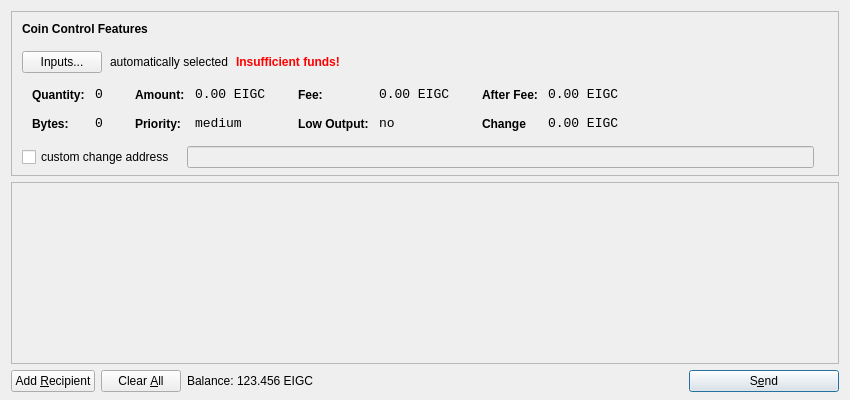
<?xml version="1.0" encoding="UTF-8"?>
<ui version="4.0">
 <class>SendCoinsDialog</class>
 <widget class="QDialog" name="SendCoinsDialog">
  <property name="geometry">
   <rect>
    <x>0</x>
    <y>0</y>
    <width>850</width>
    <height>400</height>
   </rect>
  </property>
  <property name="windowTitle">
   <string>Send Coins</string>
  </property>
  <layout class="QVBoxLayout" name="verticalLayout" stretch="0,1,0">
   <property name="bottomMargin">
    <number>8</number>
   </property>
   <item>
    <widget class="QFrame" name="frameCoinControl">
     <property name="sizePolicy">
      <sizepolicy hsizetype="Expanding" vsizetype="Expanding">
       <horstretch>0</horstretch>
       <verstretch>0</verstretch>
      </sizepolicy>
     </property>
     <property name="maximumSize">
      <size>
       <width>16777215</width>
       <height>16777215</height>
      </size>
     </property>
     <property name="frameShape">
      <enum>QFrame::StyledPanel</enum>
     </property>
     <property name="frameShadow">
      <enum>QFrame::Sunken</enum>
     </property>
     <layout class="QVBoxLayout" name="verticalLayoutCoinControl2">
      <property name="spacing">
       <number>6</number>
      </property>
      <property name="leftMargin">
       <number>0</number>
      </property>
      <property name="topMargin">
       <number>0</number>
      </property>
      <property name="rightMargin">
       <number>0</number>
      </property>
      <property name="bottomMargin">
       <number>6</number>
      </property>
      <item>
       <layout class="QVBoxLayout" name="verticalLayoutCoinControl" stretch="0,0,0,0,1">
        <property name="spacing">
         <number>0</number>
        </property>
        <property name="leftMargin">
         <number>10</number>
        </property>
        <property name="topMargin">
         <number>10</number>
        </property>
        <item>
         <layout class="QHBoxLayout" name="horizontalLayoutCoinControl1">
          <property name="bottomMargin">
           <number>15</number>
          </property>
          <item>
           <widget class="QLabel" name="labelCoinControlFeatures">
            <property name="sizePolicy">
             <sizepolicy hsizetype="Preferred" vsizetype="Maximum">
              <horstretch>0</horstretch>
              <verstretch>0</verstretch>
             </sizepolicy>
            </property>
            <property name="font">
             <font>
              <weight>75</weight>
              <bold>true</bold>
             </font>
            </property>
            <property name="styleSheet">
             <string notr="true">font-weight:bold;</string>
            </property>
            <property name="text">
             <string>Coin Control Features</string>
            </property>
           </widget>
          </item>
         </layout>
        </item>
        <item>
         <layout class="QHBoxLayout" name="horizontalLayoutCoinControl2" stretch="0,0,0,0">
          <property name="spacing">
           <number>8</number>
          </property>
          <property name="bottomMargin">
           <number>10</number>
          </property>
          <item>
           <widget class="QPushButton" name="pushButtonCoinControl">
            <property name="styleSheet">
             <string notr="true"/>
            </property>
            <property name="text">
             <string>Inputs...</string>
            </property>
           </widget>
          </item>
          <item>
           <widget class="QLabel" name="labelCoinControlAutomaticallySelected">
            <property name="text">
             <string>automatically selected</string>
            </property>
            <property name="margin">
             <number>5</number>
            </property>
           </widget>
          </item>
          <item>
           <widget class="QLabel" name="labelCoinControlInsuffFunds">
            <property name="font">
             <font>
              <weight>75</weight>
              <bold>true</bold>
             </font>
            </property>
            <property name="styleSheet">
             <string notr="true">color:red;font-weight:bold;</string>
            </property>
            <property name="text">
             <string>Insufficient funds!</string>
            </property>
            <property name="margin">
             <number>5</number>
            </property>
           </widget>
          </item>
          <item>
           <spacer name="horizontalSpacerCoinControl">
            <property name="orientation">
             <enum>Qt::Horizontal</enum>
            </property>
            <property name="sizeHint" stdset="0">
             <size>
              <width>40</width>
              <height>1</height>
             </size>
            </property>
           </spacer>
          </item>
         </layout>
        </item>
        <item>
         <widget class="QWidget" name="widgetCoinControl" native="true">
          <property name="sizePolicy">
           <sizepolicy hsizetype="Preferred" vsizetype="Preferred">
            <horstretch>0</horstretch>
            <verstretch>0</verstretch>
           </sizepolicy>
          </property>
          <property name="minimumSize">
           <size>
            <width>0</width>
            <height>0</height>
           </size>
          </property>
          <property name="styleSheet">
           <string notr="true"/>
          </property>
          <layout class="QHBoxLayout" name="horizontalLayoutCoinControl5">
           <property name="margin">
            <number>0</number>
           </property>
           <item>
            <layout class="QHBoxLayout" name="horizontalLayoutCoinControl3" stretch="0,0,0,1">
             <property name="spacing">
              <number>20</number>
             </property>
             <property name="topMargin">
              <number>0</number>
             </property>
             <property name="bottomMargin">
              <number>10</number>
             </property>
             <item>
              <layout class="QFormLayout" name="formLayoutCoinControl1">
               <property name="horizontalSpacing">
                <number>10</number>
               </property>
               <property name="verticalSpacing">
                <number>14</number>
               </property>
               <property name="leftMargin">
                <number>10</number>
               </property>
               <property name="topMargin">
                <number>4</number>
               </property>
               <property name="rightMargin">
                <number>6</number>
               </property>
               <item row="0" column="0">
                <widget class="QLabel" name="labelCoinControlQuantityText">
                 <property name="styleSheet">
                  <string notr="true">font-weight:bold;</string>
                 </property>
                 <property name="text">
                  <string>Quantity:</string>
                 </property>
                 <property name="margin">
                  <number>0</number>
                 </property>
                </widget>
               </item>
               <item row="0" column="1">
                <widget class="QLabel" name="labelCoinControlQuantity">
                 <property name="font">
                  <font>
                   <family>Monospace</family>
                   <pointsize>10</pointsize>
                  </font>
                 </property>
                 <property name="cursor">
                  <cursorShape>IBeamCursor</cursorShape>
                 </property>
                 <property name="contextMenuPolicy">
                  <enum>Qt::ActionsContextMenu</enum>
                 </property>
                 <property name="text">
                  <string>0</string>
                 </property>
                 <property name="margin">
                  <number>0</number>
                 </property>
                 <property name="textInteractionFlags">
                  <set>Qt::LinksAccessibleByMouse|Qt::TextSelectableByKeyboard|Qt::TextSelectableByMouse</set>
                 </property>
                </widget>
               </item>
               <item row="1" column="0">
                <widget class="QLabel" name="labelCoinControlBytesText">
                 <property name="styleSheet">
                  <string notr="true">font-weight:bold;</string>
                 </property>
                 <property name="text">
                  <string>Bytes:</string>
                 </property>
                </widget>
               </item>
               <item row="1" column="1">
                <widget class="QLabel" name="labelCoinControlBytes">
                 <property name="font">
                  <font>
                   <family>Monospace</family>
                   <pointsize>10</pointsize>
                  </font>
                 </property>
                 <property name="cursor">
                  <cursorShape>IBeamCursor</cursorShape>
                 </property>
                 <property name="contextMenuPolicy">
                  <enum>Qt::ActionsContextMenu</enum>
                 </property>
                 <property name="text">
                  <string>0</string>
                 </property>
                 <property name="textInteractionFlags">
                  <set>Qt::LinksAccessibleByMouse|Qt::TextSelectableByKeyboard|Qt::TextSelectableByMouse</set>
                 </property>
                </widget>
               </item>
              </layout>
             </item>
             <item>
              <layout class="QFormLayout" name="formLayoutCoinControl2">
               <property name="horizontalSpacing">
                <number>10</number>
               </property>
               <property name="verticalSpacing">
                <number>14</number>
               </property>
               <property name="leftMargin">
                <number>6</number>
               </property>
               <property name="topMargin">
                <number>4</number>
               </property>
               <property name="rightMargin">
                <number>6</number>
               </property>
               <item row="0" column="0">
                <widget class="QLabel" name="labelCoinControlAmountText">
                 <property name="styleSheet">
                  <string notr="true">font-weight:bold;</string>
                 </property>
                 <property name="text">
                  <string>Amount:</string>
                 </property>
                 <property name="margin">
                  <number>0</number>
                 </property>
                </widget>
               </item>
               <item row="0" column="1">
                <widget class="QLabel" name="labelCoinControlAmount">
                 <property name="font">
                  <font>
                   <family>Monospace</family>
                   <pointsize>10</pointsize>
                  </font>
                 </property>
                 <property name="cursor">
                  <cursorShape>IBeamCursor</cursorShape>
                 </property>
                 <property name="contextMenuPolicy">
                  <enum>Qt::ActionsContextMenu</enum>
                 </property>
                 <property name="text">
                  <string>0.00 EIGC</string>
                 </property>
                 <property name="textInteractionFlags">
                  <set>Qt::LinksAccessibleByMouse|Qt::TextSelectableByKeyboard|Qt::TextSelectableByMouse</set>
                 </property>
                </widget>
               </item>
               <item row="1" column="0">
                <widget class="QLabel" name="labelCoinControlPriorityText">
                 <property name="styleSheet">
                  <string notr="true">font-weight:bold;</string>
                 </property>
                 <property name="text">
                  <string>Priority:</string>
                 </property>
                </widget>
               </item>
               <item row="1" column="1">
                <widget class="QLabel" name="labelCoinControlPriority">
                 <property name="font">
                  <font>
                   <family>Monospace</family>
                   <pointsize>10</pointsize>
                  </font>
                 </property>
                 <property name="cursor">
                  <cursorShape>IBeamCursor</cursorShape>
                 </property>
                 <property name="contextMenuPolicy">
                  <enum>Qt::ActionsContextMenu</enum>
                 </property>
                 <property name="text">
                  <string>medium</string>
                 </property>
                 <property name="textInteractionFlags">
                  <set>Qt::LinksAccessibleByMouse|Qt::TextSelectableByKeyboard|Qt::TextSelectableByMouse</set>
                 </property>
                </widget>
               </item>
              </layout>
             </item>
             <item>
              <layout class="QFormLayout" name="formLayoutCoinControl3">
               <property name="horizontalSpacing">
                <number>10</number>
               </property>
               <property name="verticalSpacing">
                <number>14</number>
               </property>
               <property name="leftMargin">
                <number>6</number>
               </property>
               <property name="topMargin">
                <number>4</number>
               </property>
               <property name="rightMargin">
                <number>6</number>
               </property>
               <item row="0" column="0">
                <widget class="QLabel" name="labelCoinControlFeeText">
                 <property name="styleSheet">
                  <string notr="true">font-weight:bold;</string>
                 </property>
                 <property name="text">
                  <string>Fee:</string>
                 </property>
                 <property name="margin">
                  <number>0</number>
                 </property>
                </widget>
               </item>
               <item row="0" column="1">
                <widget class="QLabel" name="labelCoinControlFee">
                 <property name="font">
                  <font>
                   <family>Monospace</family>
                   <pointsize>10</pointsize>
                  </font>
                 </property>
                 <property name="cursor">
                  <cursorShape>IBeamCursor</cursorShape>
                 </property>
                 <property name="contextMenuPolicy">
                  <enum>Qt::ActionsContextMenu</enum>
                 </property>
                 <property name="text">
                  <string>0.00 EIGC</string>
                 </property>
                 <property name="textInteractionFlags">
                  <set>Qt::LinksAccessibleByMouse|Qt::TextSelectableByKeyboard|Qt::TextSelectableByMouse</set>
                 </property>
                </widget>
               </item>
               <item row="1" column="0">
                <widget class="QLabel" name="labelCoinControlLowOutputText">
                 <property name="styleSheet">
                  <string notr="true">font-weight:bold;</string>
                 </property>
                 <property name="text">
                  <string>Low Output:</string>
                 </property>
                </widget>
               </item>
               <item row="1" column="1">
                <widget class="QLabel" name="labelCoinControlLowOutput">
                 <property name="font">
                  <font>
                   <family>Monospace</family>
                   <pointsize>10</pointsize>
                  </font>
                 </property>
                 <property name="cursor">
                  <cursorShape>IBeamCursor</cursorShape>
                 </property>
                 <property name="contextMenuPolicy">
                  <enum>Qt::ActionsContextMenu</enum>
                 </property>
                 <property name="text">
                  <string>no</string>
                 </property>
                 <property name="textInteractionFlags">
                  <set>Qt::LinksAccessibleByMouse|Qt::TextSelectableByKeyboard|Qt::TextSelectableByMouse</set>
                 </property>
                </widget>
               </item>
              </layout>
             </item>
             <item>
              <layout class="QFormLayout" name="formLayoutCoinControl4">
               <property name="horizontalSpacing">
                <number>10</number>
               </property>
               <property name="verticalSpacing">
                <number>14</number>
               </property>
               <property name="leftMargin">
                <number>6</number>
               </property>
               <property name="topMargin">
                <number>4</number>
               </property>
               <property name="rightMargin">
                <number>6</number>
               </property>
               <item row="0" column="0">
                <widget class="QLabel" name="labelCoinControlAfterFeeText">
                 <property name="styleSheet">
                  <string notr="true">font-weight:bold;</string>
                 </property>
                 <property name="text">
                  <string>After Fee:</string>
                 </property>
                 <property name="margin">
                  <number>0</number>
                 </property>
                </widget>
               </item>
               <item row="0" column="1">
                <widget class="QLabel" name="labelCoinControlAfterFee">
                 <property name="font">
                  <font>
                   <family>Monospace</family>
                   <pointsize>10</pointsize>
                  </font>
                 </property>
                 <property name="cursor">
                  <cursorShape>IBeamCursor</cursorShape>
                 </property>
                 <property name="contextMenuPolicy">
                  <enum>Qt::ActionsContextMenu</enum>
                 </property>
                 <property name="text">
                  <string>0.00 EIGC</string>
                 </property>
                 <property name="textInteractionFlags">
                  <set>Qt::LinksAccessibleByMouse|Qt::TextSelectableByKeyboard|Qt::TextSelectableByMouse</set>
                 </property>
                </widget>
               </item>
               <item row="1" column="0">
                <widget class="QLabel" name="labelCoinControlChangeText">
                 <property name="styleSheet">
                  <string notr="true">font-weight:bold;</string>
                 </property>
                 <property name="text">
                  <string>Change</string>
                 </property>
                </widget>
               </item>
               <item row="1" column="1">
                <widget class="QLabel" name="labelCoinControlChange">
                 <property name="font">
                  <font>
                   <family>Monospace</family>
                   <pointsize>10</pointsize>
                  </font>
                 </property>
                 <property name="cursor">
                  <cursorShape>IBeamCursor</cursorShape>
                 </property>
                 <property name="contextMenuPolicy">
                  <enum>Qt::ActionsContextMenu</enum>
                 </property>
                 <property name="text">
                  <string>0.00 EIGC</string>
                 </property>
                 <property name="textInteractionFlags">
                  <set>Qt::LinksAccessibleByMouse|Qt::TextSelectableByKeyboard|Qt::TextSelectableByMouse</set>
                 </property>
                </widget>
               </item>
              </layout>
             </item>
            </layout>
           </item>
          </layout>
         </widget>
        </item>
        <item>
         <layout class="QHBoxLayout" name="horizontalLayoutCoinControl4" stretch="0,0,0">
          <property name="spacing">
           <number>12</number>
          </property>
          <property name="sizeConstraint">
           <enum>QLayout::SetDefaultConstraint</enum>
          </property>
          <property name="topMargin">
           <number>5</number>
          </property>
          <property name="rightMargin">
           <number>5</number>
          </property>
          <item>
           <widget class="QCheckBox" name="checkBoxCoinControlChange">
            <property name="text">
             <string>custom change address</string>
            </property>
           </widget>
          </item>
          <item>
           <widget class="QLineEdit" name="lineEditCoinControlChange">
            <property name="enabled">
             <bool>false</bool>
            </property>
            <property name="sizePolicy">
             <sizepolicy hsizetype="Expanding" vsizetype="Fixed">
              <horstretch>0</horstretch>
              <verstretch>0</verstretch>
             </sizepolicy>
            </property>
           </widget>
          </item>
          <item>
           <widget class="QLabel" name="labelCoinControlChangeLabel">
            <property name="sizePolicy">
             <sizepolicy hsizetype="Preferred" vsizetype="Expanding">
              <horstretch>0</horstretch>
              <verstretch>0</verstretch>
             </sizepolicy>
            </property>
            <property name="minimumSize">
             <size>
              <width>0</width>
              <height>0</height>
             </size>
            </property>
            <property name="text">
             <string/>
            </property>
            <property name="margin">
             <number>3</number>
            </property>
           </widget>
          </item>
         </layout>
        </item>
        <item>
         <spacer name="verticalSpacerCoinControl">
          <property name="orientation">
           <enum>Qt::Vertical</enum>
          </property>
          <property name="sizeHint" stdset="0">
           <size>
            <width>800</width>
            <height>1</height>
           </size>
          </property>
         </spacer>
        </item>
       </layout>
      </item>
     </layout>
    </widget>
   </item>
   <item>
    <widget class="QScrollArea" name="scrollArea">
     <property name="widgetResizable">
      <bool>true</bool>
     </property>
     <widget class="QWidget" name="scrollAreaWidgetContents">
      <property name="geometry">
       <rect>
        <x>0</x>
        <y>0</y>
        <width>830</width>
        <height>162</height>
       </rect>
      </property>
      <layout class="QVBoxLayout" name="verticalLayout_2">
       <property name="margin">
        <number>0</number>
       </property>
       <item>
        <layout class="QVBoxLayout" name="entries">
         <property name="spacing">
          <number>6</number>
         </property>
        </layout>
       </item>
       <item>
        <spacer name="verticalSpacer">
         <property name="orientation">
          <enum>Qt::Vertical</enum>
         </property>
         <property name="sizeHint" stdset="0">
          <size>
           <width>20</width>
           <height>40</height>
          </size>
         </property>
        </spacer>
       </item>
      </layout>
     </widget>
    </widget>
   </item>
   <item>
    <layout class="QHBoxLayout" name="horizontalLayout">
     <item>
      <widget class="QPushButton" name="addButton">
       <property name="toolTip">
        <string>Send to multiple recipients at once</string>
       </property>
       <property name="text">
        <string>Add &amp;Recipient</string>
       </property>
       <property name="icon">
        <iconset resource="../bitcoin.qrc">
         <normaloff>:/icons/add</normaloff>:/icons/add</iconset>
       </property>
       <property name="autoDefault">
        <bool>false</bool>
       </property>
      </widget>
     </item>
     <item>
      <widget class="QPushButton" name="clearButton">
       <property name="sizePolicy">
        <sizepolicy hsizetype="Minimum" vsizetype="Fixed">
         <horstretch>0</horstretch>
         <verstretch>0</verstretch>
        </sizepolicy>
       </property>
       <property name="toolTip">
        <string>Remove all transaction fields</string>
       </property>
       <property name="text">
        <string>Clear &amp;All</string>
       </property>
       <property name="icon">
        <iconset resource="../bitcoin.qrc">
         <normaloff>:/icons/remove</normaloff>:/icons/remove</iconset>
       </property>
       <property name="autoRepeatDelay">
        <number>300</number>
       </property>
       <property name="autoDefault">
        <bool>false</bool>
       </property>
      </widget>
     </item>
     <item>
      <layout class="QHBoxLayout" name="horizontalLayout_2">
       <property name="spacing">
        <number>3</number>
       </property>
       <item>
        <widget class="QLabel" name="label">
         <property name="sizePolicy">
          <sizepolicy hsizetype="Preferred" vsizetype="Fixed">
           <horstretch>0</horstretch>
           <verstretch>0</verstretch>
          </sizepolicy>
         </property>
         <property name="text">
          <string>Balance:</string>
         </property>
        </widget>
       </item>
       <item>
        <widget class="QLabel" name="labelBalance">
         <property name="sizePolicy">
          <sizepolicy hsizetype="Preferred" vsizetype="Fixed">
           <horstretch>0</horstretch>
           <verstretch>0</verstretch>
          </sizepolicy>
         </property>
         <property name="cursor">
          <cursorShape>IBeamCursor</cursorShape>
         </property>
         <property name="text">
          <string>123.456 EIGC</string>
         </property>
         <property name="textInteractionFlags">
          <set>Qt::LinksAccessibleByMouse|Qt::TextSelectableByKeyboard|Qt::TextSelectableByMouse</set>
         </property>
        </widget>
       </item>
      </layout>
     </item>
     <item>
      <spacer name="horizontalSpacer">
       <property name="orientation">
        <enum>Qt::Horizontal</enum>
       </property>
       <property name="sizeHint" stdset="0">
        <size>
         <width>40</width>
         <height>20</height>
        </size>
       </property>
      </spacer>
     </item>
     <item>
      <widget class="QPushButton" name="sendButton">
       <property name="minimumSize">
        <size>
         <width>150</width>
         <height>0</height>
        </size>
       </property>
       <property name="toolTip">
        <string>Confirm the send action</string>
       </property>
       <property name="text">
        <string>S&amp;end</string>
       </property>
       <property name="icon">
        <iconset resource="../bitcoin.qrc">
         <normaloff>:/icons/send</normaloff>:/icons/send</iconset>
       </property>
       <property name="default">
        <bool>true</bool>
       </property>
      </widget>
     </item>
    </layout>
   </item>
  </layout>
 </widget>
 <resources>
  <include location="../bitcoin.qrc"/>
 </resources>
 <connections/>
</ui>
